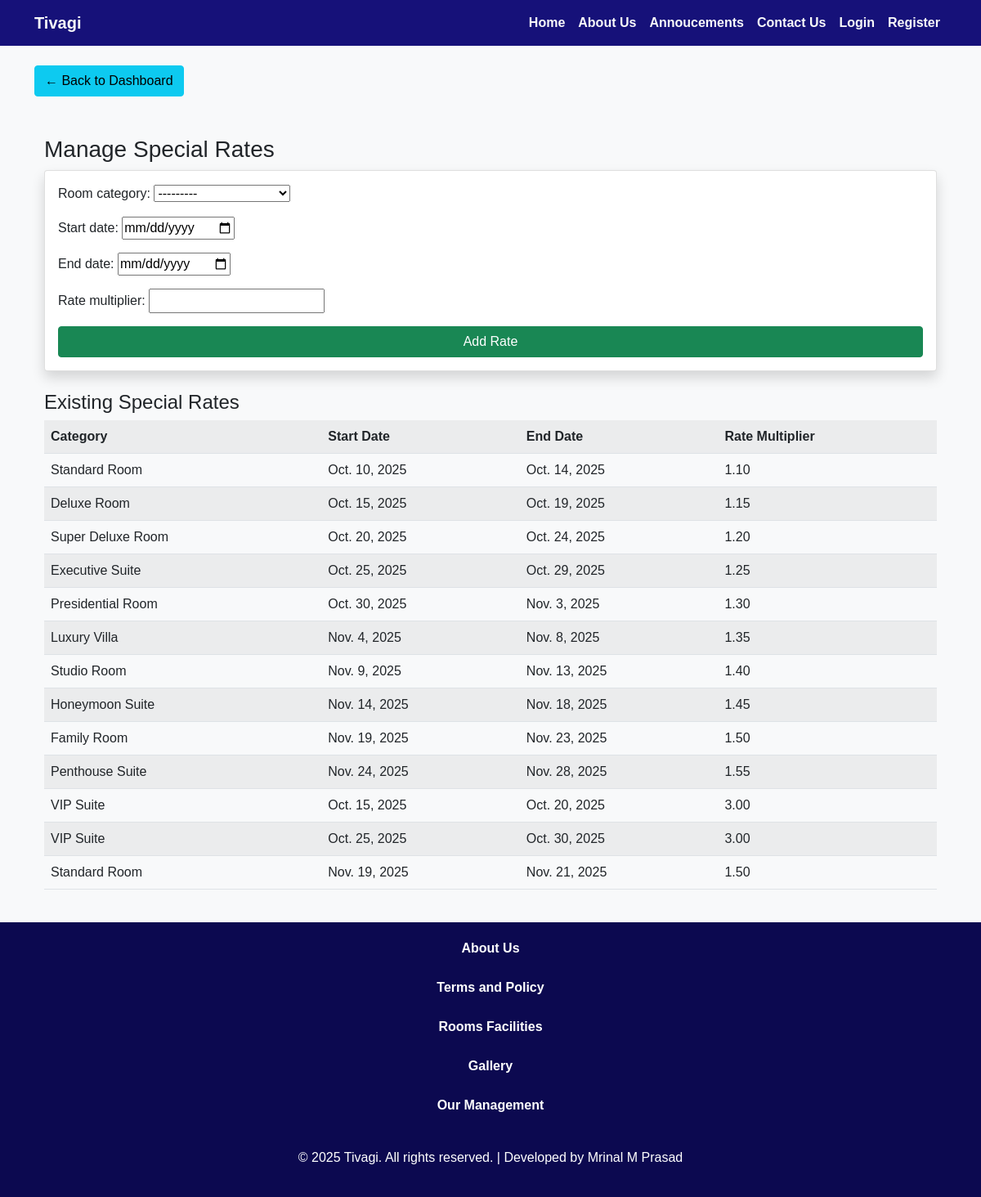
The app's page /manage_rates/ with its own data.
### mn_app/models.py (models this page shows, shortened)
class SpecialRate(models.Model):
    room_category = models.ForeignKey(RoomCategory, on_delete=models.CASCADE)
    start_date = models.DateField()
    end_date = models.DateField()
    rate_multiplier = models.DecimalField(max_digits=5, decimal_places=2)

class RoomCategory(models.Model):
    name = models.CharField(max_length=100)
    base_price = models.DecimalField(max_digits=10, decimal_places=2)
    def __str__(self):
        return self.name

### mn_app/views.py (the view)
# urls.py: path('manage_rates/', views.manage_rates, name='manage_rates'),
def manage_rates(request):
    rates = SpecialRate.objects.select_related('room_category').all()
    form = SpecialRateForm(request.POST or None)
    if request.method == 'POST' and form.is_valid():
        form.save()
        messages.success(request, "Special Rate added successfully.")
        return redirect('manage_rates')
    return render(request, 'manage_rates.html', {'form': form, 'rates': rates})

### mn_app/forms.py
class SpecialRateForm(forms.ModelForm):
    class Meta:
        model = SpecialRate
        fields = ['room_category', 'start_date', 'end_date', 'rate_multiplier']
        widgets = {
            'start_date': forms.DateInput(attrs={'type': 'date'}),
            'end_date': forms.DateInput(attrs={'type': 'date'}),
        }

### templates/manage_rates.html (shortened to what this page needs)
{% extends 'base.html' %}
{% block content %}
<a href="{% url 'admin_dashboard' %}" class="btn btn-info">← Back to Dashboard</a>
<div class="container mt-5">
  <h3>Manage Special Rates</h3>
  <form method="POST" class="card p-3 shadow mb-4">
    {{ form.as_p }}
    <button type="submit" class="btn btn-success">Add Rate</button>
  </form>
  <h4>Existing Special Rates</h4>
  <table class="table table-striped">
    <tr>
      <th>Category</th>
      <th>Start Date</th>
      <th>End Date</th>
      <th>Rate Multiplier</th>
    </tr>
    {% for rate in rates %}
      <tr>
        <td>{{ rate.room_category.name }}</td>
        <td>{{ rate.start_date }}</td>
        <td>{{ rate.end_date }}</td>
        <td>{{ rate.rate_multiplier }}</td>
      </tr>
    {% empty %}
      <tr><td colspan="4" class="text-muted">No special rates defined yet.</td></tr>
    {% endfor %}
  </table>
</div>
{% endblock %}

### templates/base.html (style rules this page uses)
body { background-color: #f8f9fa; font-family: sans-serif; }

### records on screen
SpecialRate: room_category.name "Standard Room", start_date "Oct. 10, 2025", end_date "Oct. 14, 2025", rate_multiplier "1.10"
SpecialRate: room_category.name "Deluxe Room", start_date "Oct. 15, 2025", end_date "Oct. 19, 2025", rate_multiplier "1.15"
SpecialRate: room_category.name "Super Deluxe Room", start_date "Oct. 20, 2025", end_date "Oct. 24, 2025", rate_multiplier "1.20"
SpecialRate: room_category.name "Executive Suite", start_date "Oct. 25, 2025", end_date "Oct. 29, 2025", rate_multiplier "1.25"
SpecialRate: room_category.name "Presidential Room", start_date "Oct. 30, 2025", end_date "Nov. 3, 2025", rate_multiplier "1.30"
SpecialRate: room_category.name "Luxury Villa", start_date "Nov. 4, 2025", end_date "Nov. 8, 2025", rate_multiplier "1.35"
SpecialRate: room_category.name "Studio Room", start_date "Nov. 9, 2025", end_date "Nov. 13, 2025", rate_multiplier "1.40"
SpecialRate: room_category.name "Honeymoon Suite", start_date "Nov. 14, 2025", end_date "Nov. 18, 2025", rate_multiplier "1.45"
SpecialRate: room_category.name "Family Room", start_date "Nov. 19, 2025", end_date "Nov. 23, 2025", rate_multiplier "1.50"
SpecialRate: room_category.name "Penthouse Suite", start_date "Nov. 24, 2025", end_date "Nov. 28, 2025", rate_multiplier "1.55"
SpecialRate: room_category.name "VIP Suite", start_date "Oct. 15, 2025", end_date "Oct. 20, 2025", rate_multiplier "3.00"
SpecialRate: room_category.name "VIP Suite", start_date "Oct. 25, 2025", end_date "Oct. 30, 2025", rate_multiplier "3.00"
SpecialRate: room_category.name "Standard Room", start_date "Nov. 19, 2025", end_date "Nov. 21, 2025", rate_multiplier "1.50"
